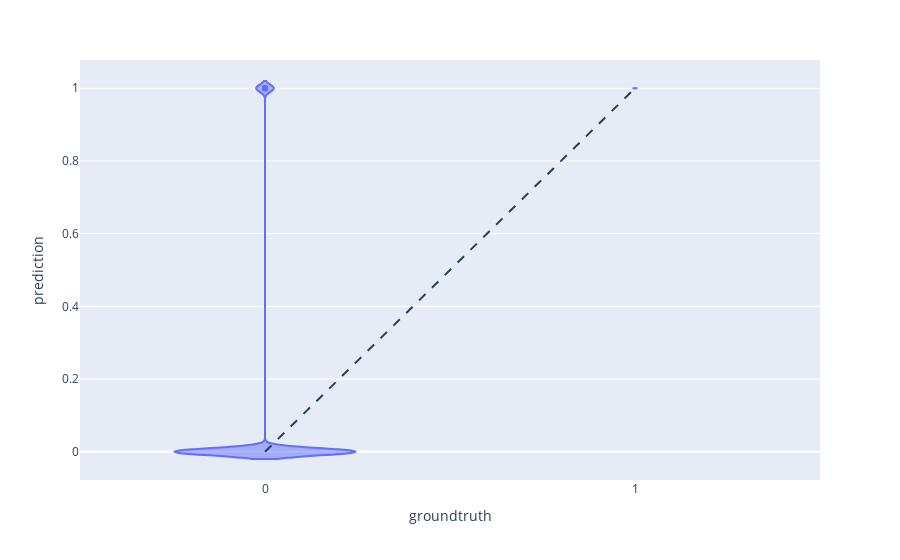

The notebook cell this image was saved under:
### Markdown cell above
# Violin Plot

### Code cell
fig = px.violin(x=test_y, y=preds, labels={'x': 'groundtruth','y': 'prediction'})
fig.add_shape(
              type='line', line=dict(dash='dash'),
            x0 = preds.min(), y0 = preds.min(),
            x1 = preds.max(), y1 = preds.max()
)
fig.show()

### Figure 1 — Plotly figure (JSON) as saved in the notebook; plotly's stock layout.template omitted (floating-point values rounded to 4 significant figures)
{"data": [{"alignmentgroup": "True", "box": {"visible": false}, "hovertemplate": "groundtruth=%{x}<br>prediction=%{y}<extra></extra>", "legendgroup": "", "marker": {"color": "#636efa"}, "name": "", "offsetgroup": "", "orientation": "v", "scalegroup": "True", "showlegend": false, "type": "violin", "x": [1, 0, 0, 1, 0, 1, 0, 1, 0, 1, 1, 1, 0, 1, 0, 1, 0, 1, 0, 0, 0, 1, 0, 1, 1, 1, 0, 0, 1, 1, 1, 0, 0, 1, 0, 0, 1, 0, 0, 0, 1, 1, 1, 0, 1, 1, 0, 1, 0, 0, 0, 1, 1, 0, 1, 1, 1, 0, 0, 1, 1, 1, 0, 1, 0, 0, 1, 0, 1, 1, 0, 0, 1, 0, 0, 0, 1, 0, 0, 1, 1, 0, 1, 0, 1, 1, 0, 0, 0, 1], "x0": " ", "xaxis": "x", "y": [1, 0, 0, 1, 1, 1, 0, 1, 0, 1, 1, 1, 0, 1, 0, 1, 1, 1, 0, 0, 0, 1, 0, 1, 1, 1, 0, 0, 1, 1, 1, 0, 0, 1, 0, 0, 1, 0, 0, 0, 1, 1, 1, 1, 1, 1, 0, 1, 0, 0, 0, 1, 1, 0, 1, 1, 1, 0, 0, 1, 1, 1, 0, 1, 0, 0, 1, 0, 1, 1, 0, 0, 1, 0, 0, 0, 1, 0, 0, 1, 1, 0, 1, 1, 1, 1, 0, 0, 0, 1], "y0": " ", "yaxis": "y"}], "layout": {"legend": {"tracegroupgap": 0}, "margin": {"t": 60}, "shapes": [{"line": {"dash": "dash"}, "type": "line", "x0": 0, "x1": 1, "y0": 0, "y1": 1}], "violinmode": "group", "xaxis": {"anchor": "y", "domain": [0, 1], "title": {"text": "groundtruth"}}, "yaxis": {"anchor": "x", "domain": [0, 1], "title": {"text": "prediction"}}}}
